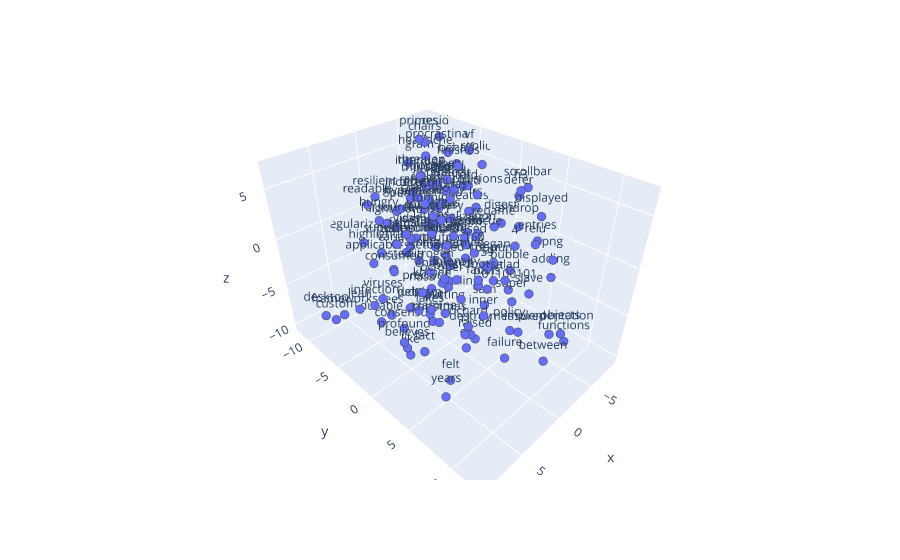

Write notebook code for a chart like this one.
### Code cell
fig = px.scatter_3d(x=x_assistant[:150], y=y_assistant[:150], z=z_assistant[:150], text=random_samples_assistant[:150])
fig.update_traces(marker=dict(size=3,line=dict(width=2)))
fig.show()

### Figure 1 — Plotly figure (JSON) as saved in the notebook; plotly's stock layout.template omitted (floating-point values rounded to 4 significant figures; data arrays with more than 128 entries replaced by an {"elided": "..."} marker saying what was removed)
{"data": [{"hovertemplate": "x=%{x}<br>y=%{y}<br>z=%{z}<br>text=%{text}<extra></extra>", "legendgroup": "", "marker": {"color": "#636efa", "line": {"width": 2}, "size": 3, "symbol": "circle"}, "mode": "markers+text", "name": "", "scene": "scene", "showlegend": false, "text": {"elided": "150 str values"}, "type": "scatter3d", "x": {"elided": "150 float values"}, "y": {"elided": "150 float values"}, "z": {"elided": "150 float values"}}], "layout": {"legend": {"tracegroupgap": 0}, "margin": {"t": 60}, "scene": {"domain": {"x": [0, 1], "y": [0, 1]}, "xaxis": {"title": {"text": "x"}}, "yaxis": {"title": {"text": "y"}}, "zaxis": {"title": {"text": "z"}}}}}
